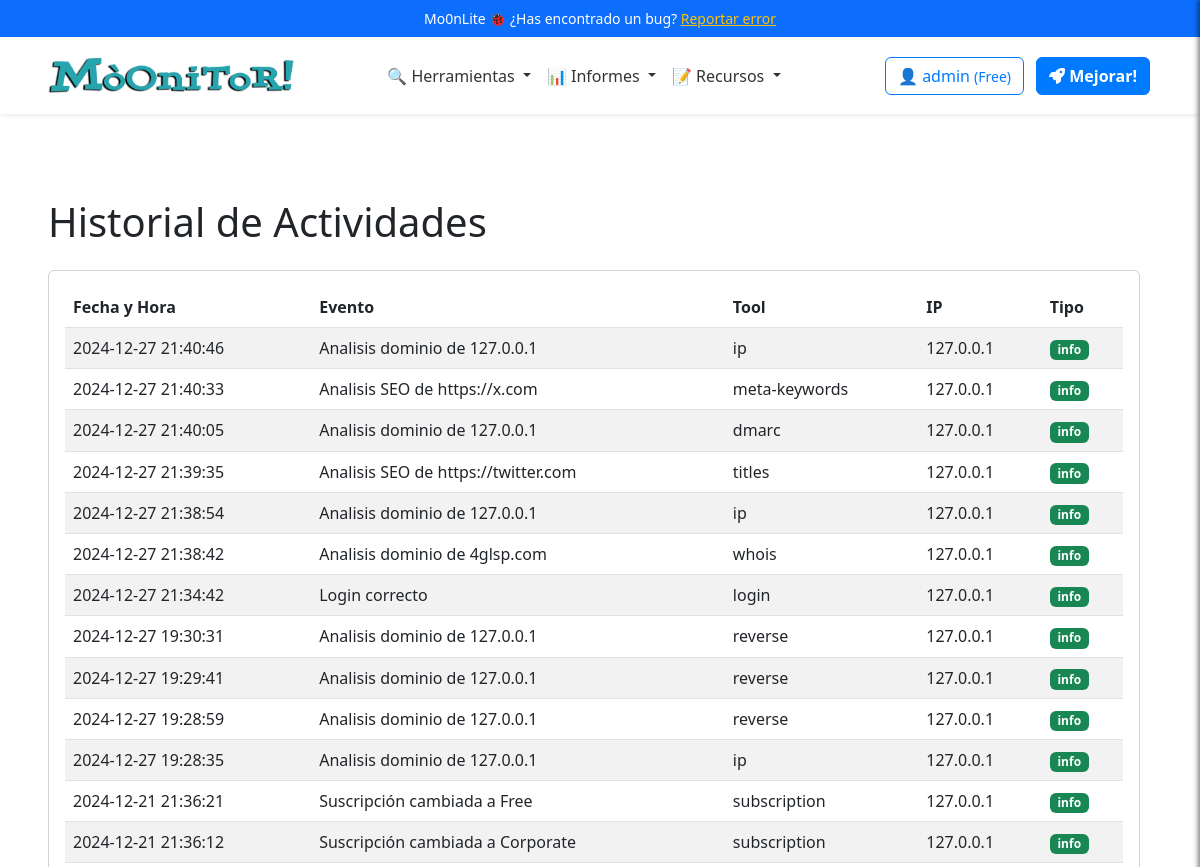
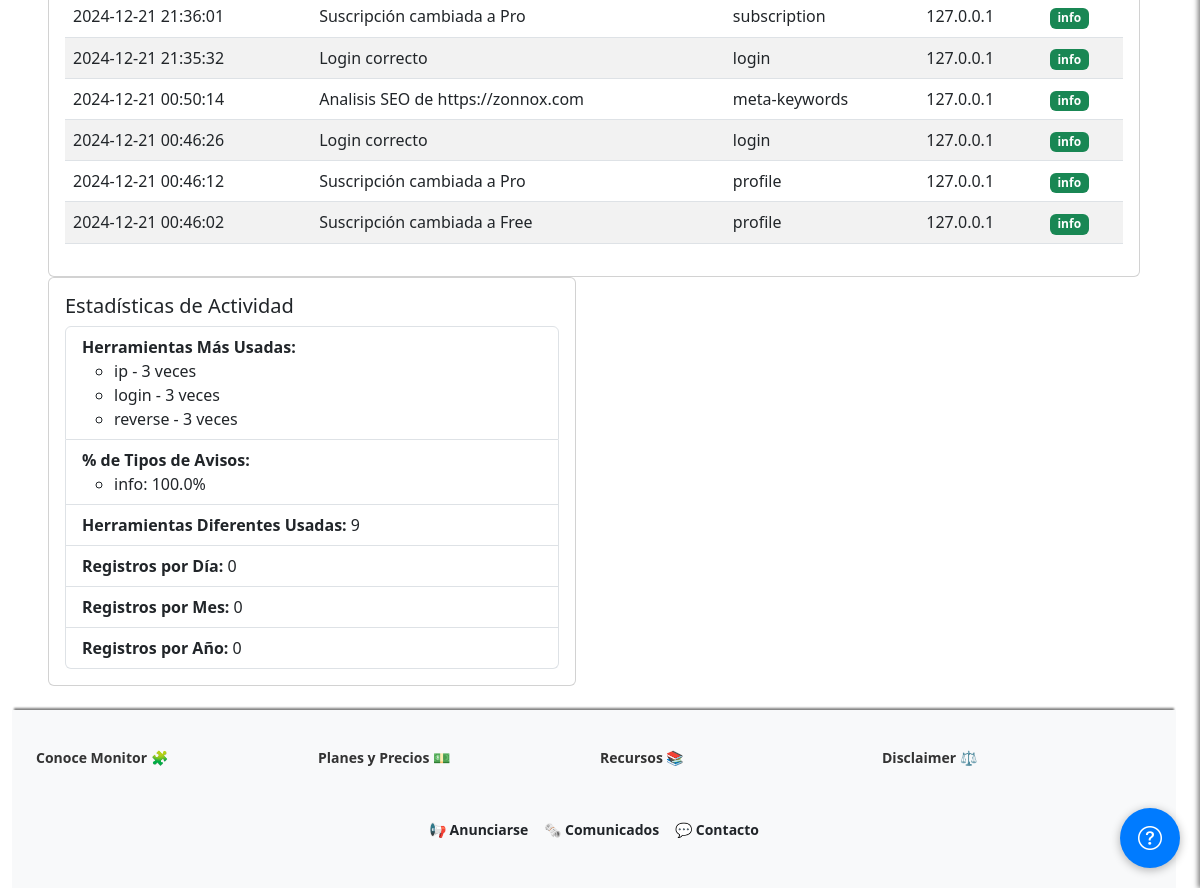
Page /profile/logs (signed in) on the earlier database version (2 pictures, top to bottom).
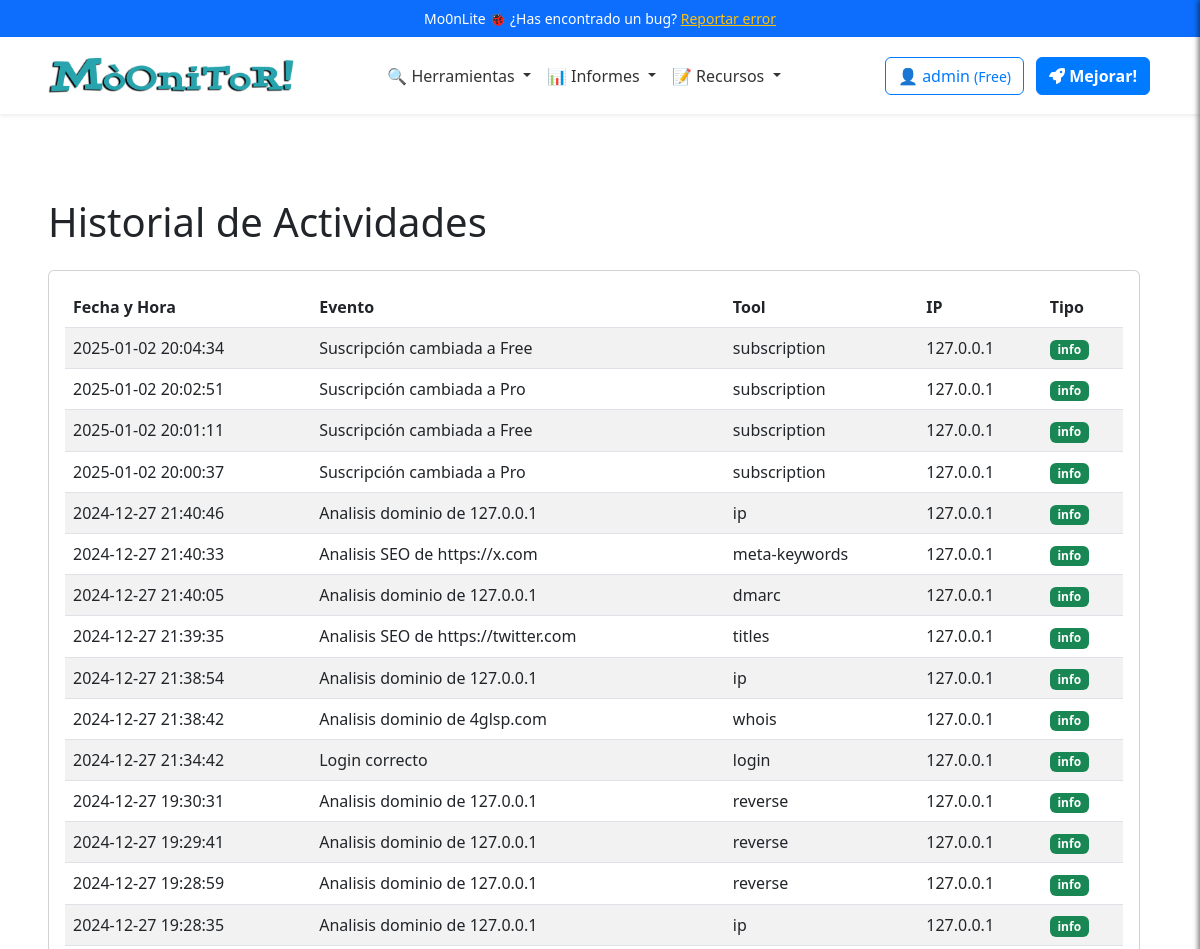
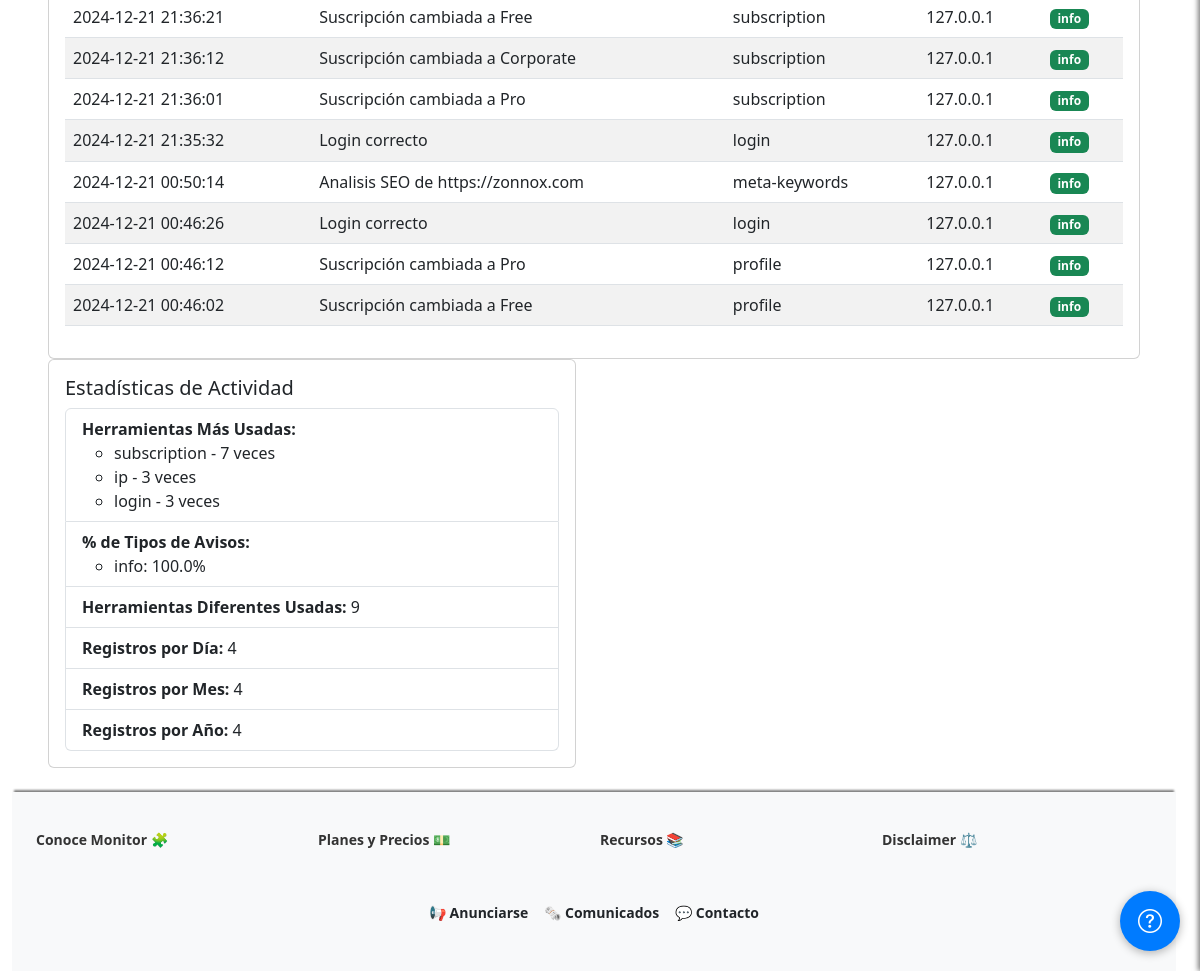
Same page on the later database version (2 pictures, top to bottom).
### app/models/user_model.py (models this page shows, shortened)
class Users(UserMixin, db.Model):
    __tablename__ = 'Users'
    id = db.Column(db.Integer, primary_key=True)
    username = db.Column(db.String(80), unique=True, nullable=False)
    email = db.Column(db.String(120), unique=True, nullable=False)
    password_hash = db.Column(db.String(255), nullable=False)
    token = db.Column(db.String(255), index=True, unique=True)
    active = db.Column(db.Boolean, default=False)
    registered_on = db.Column(db.DateTime, nullable=False, default=datetime.datetime.utcnow)
    config = db.Column(JSONType)
    role = db.Column(db.String(20), nullable=False, default='usuario')
    subscription_plan = db.Column(Enum('Free', 'Pro', 'Corporate', name='subscription_plans'), default='Free')
    subscription_currency = db.Column(db.String(3), default='USD')  # ISO currency codes (e.g., USD, EUR)
    subscription_expiration = db.Column(db.DateTime, nullable=True)
    subscription_frequency = db.Column(Enum('Monthly', 'Annually', name='subscription_frequency'), default='Monthly')
    primary_payment = db.Column(JSONType, nullable=True)  # IBAN, SWIFT, etc.
    secondary_payment = db.Column(JSONType, nullable=True)
    transactions = db.relationship('Transaction', backref='user', lazy=True)

class UserLog(db.Model):
    __tablename__ = 'UserLogs'
    id = db.Column(db.Integer, primary_key=True)
    user_id = db.Column(db.Integer, db.ForeignKey('Users.id'), nullable=False)
    username = db.Column(db.String(80), nullable=False)
    event = db.Column(db.String(255), nullable=False)  # Description of the event
    tool = db.Column(db.String(255), nullable=False)  # Tool used
    timestamp = db.Column(db.DateTime, nullable=False, default=datetime.datetime.utcnow)
    ip_address = db.Column(db.String(45), nullable=False)  # Supports IPv4/IPv6
    log_type = db.Column(Enum('info', 'warn', 'err', name='log_types'), nullable=False)

### app/views/user_views.py (the view)
@app.route('/profile/logs')
@login_required
def view_logs():
    breadcrumbs = [{'url': '/profile', 'text': 'Perfil'}, {'url': '/profile/logs', 'text': 'Historial de Actividades'}]
    logs = UserLog.query.filter_by(user_id=current_user.id).order_by(UserLog.timestamp.desc()).all()
    stats = calculate_log_statistics(logs)
    return render_template('user/view_logs.html', logs=logs, stats=stats, breadcrumbs=breadcrumbs)

### app/__init__.py (called while the page is built)
@app.context_processor
def inject_sidebar_info():
    return dict(is_admin=current_user.is_authenticated and current_user.role == 'admin')

@app.context_processor
def inject_breadcrumb():
    breadcrumbs = [
        {'url': '/', 'text': 'Inicio'},
        {'url': '/profile', 'text': 'Opcion 1'},
        {'url': '/profile/edit', 'text': 'Sub opcion 1'}
    ]
    return {'breadcrumbs': breadcrumbs}

@app.context_processor
def inject_grouped_tools():
    grouped_tools = {}
    for category, tools_in_category in groupby(sorted(tools, key=itemgetter('category')), key=itemgetter('category')):
        subcategories = {}
        for subcategory, tools_in_subcategory in groupby(sorted(tools_in_category, key=itemgetter('subcategory')), key=itemgetter('subcategory')):
            subcategories[subcategory] = list(tools_in_subcategory)
        grouped_tools[category] = subcategories
    return dict(grouped_tools=grouped_tools)

@login_manager.user_loader
def load_user(user_id):
    return Users.query.get(int(user_id))

### app/templates/user/view_logs.html (shortened to what this page needs)
{% extends 'base.html' %}
{% block content %}
<div class="container">
  <h1 class="my-4">Historial de Actividades</h1>
  <div class="card">
    <div class="card-body">
      {% if logs %}
      <table id="logsTable" class="table table-striped">
        <thead>
          <tr>
            <th>Fecha y Hora</th>
            <th>Evento</th>
            <th>Tool</th>
            <th>IP</th>
            <th>Tipo</th>
          </tr>
        </thead>
        <tbody>
          {% for log in logs %}
          <tr>
            <td>{{ log.timestamp.strftime('%Y-%m-%d %H:%M:%S') }}</td>
            <td>{{ log.event }}</td>
            <td>{{ log.tool }}</td>
            <td>{{ log.ip_address }}</td>
            <td>
              <span class="badge {% if log.log_type == 'info' %}bg-success{% elif log.log_type == 'warn' %}bg-warning{% else %}bg-danger{% endif %}">
                {{ log.log_type }}
              </span>
            </td>
          </tr>
          {% endfor %}
        </tbody>
      </table>
      {% else %}
      <p>No hay registros de actividad disponibles.</p>
      {% endif %}
    </div>
  </div>
    <div class="row mb-4">
        <div class="col-md-6">
          <div class="card">
            <div class="card-body">
              <h5 class="card-title">Estadísticas de Actividad</h5>
              <ul class="list-group">
                <li class="list-group-item">
                  <strong>Herramientas Más Usadas:</strong>
                  <ul>
                    {% for tool, count in stats['most_used_tools'] %}
                    <li>{{ tool }} - {{ count }} veces</li>
                    {% endfor %}
                  </ul>
                </li>
                <li class="list-group-item">
                  <strong>% de Tipos de Avisos:</strong>
                  <ul>
                    {% for log_type, percentage in stats['log_type_percentages'].items() %}
                    <li>{{ log_type }}: {{ percentage|round(2) }}%</li>
                    {% endfor %}
                  </ul>
                </li>
                <li class="list-group-item">
                  <strong>Herramientas Diferentes Usadas:</strong> {{ stats['unique_tools'] }}
                </li>
                <li class="list-group-item">
                  <strong>Registros por Día:</strong> {{ stats['logs_per_day'] }}
                </li>
                <li class="list-group-item">
                  <strong>Registros por Mes:</strong> {{ stats['logs_per_month'] }}
                </li>
                <li class="list-group-item">
                  <strong>Registros por Año:</strong> {{ stats['logs_per_year'] }}
                </li>
              </ul>
            </div>
          </div>
        </div>
      </div>
</div>
{% endblock %}

### app/templates/base.html (shortened to what this page needs)
<!DOCTYPE html>
<html lang="en">
<head>
    <link href="https://cdn.jsdelivr.net/npm/bootstrap@5.3.0-alpha1/dist/css/bootstrap.min.css" rel="stylesheet">
    <link href="https://cdnjs.cloudflare.com/ajax/libs/font-awesome/6.0.0-beta3/css/all.min.css" rel="stylesheet">
    <link href="https://cdn.jsdelivr.net/npm/simple-datatables@latest/dist/style.css" rel="stylesheet">
    <link rel="stylesheet"
        href="https://cdnjs.cloudflare.com/ajax/libs/bootstrap-icons/1.8.1/font/bootstrap-icons.min.css">
    <link rel="stylesheet" href="{{ url_for('static', filename='css/style.css') }}">
</head>
<body>
    {% include 'inc/header.html' %}
    <div class="container-fluid">
        <div class="row">
            <div class="col" id="main-content">
                <div class="container _mt-5">
                    {% block content %}
                    {% endblock %}
                </div>
                {% include 'inc/footer.html' %}
            </div>
        </div>
    </div>
    {% include 'inc/helpdesk.html' %}
</body>
</html>

### app/templates/inc/header.html (shortened to what this page needs)
<header class="header">
<div class="info-bar text-center py-2 bg-primary text-white">
  Mo0nLite 🐞 ¿Has encontrado un bug? <a href="#" class="text-warning text-decoration-underline">Reportar error</a>
</div>
  <nav class="navbar navbar-expand-lg navbar-light bg-white shadow-sm">
    <div class="container">
      <a class="navbar-brand mx-auto" href="{{ url_for('index') }}">
        <img src="{{ url_for('static', filename='logo.png') }}" alt="Logo" height="50"
          class="d-inline-block align-text-top">
      </a>
      <div class="collapse navbar-collapse justify-content-center" id="navbarNav">
        <ul class="navbar-nav align-items-center">
          <li class="nav-item dropdown">
            <a class="nav-link dropdown-toggle" href="#" id="domainDnsDropdown" role="button" data-bs-toggle="dropdown"
              aria-expanded="false">
              🔍 Herramientas
            </a>
          </li>
          <li class="nav-item dropdown">
            <a class="nav-link dropdown-toggle" href="#" id="domainDnsDropdown" role="button" data-bs-toggle="dropdown"
              aria-expanded="false">
              📊 Informes
            </a>
          </li>
          <li class="nav-item dropdown">
            <a class="nav-link dropdown-toggle" href="#" id="domainDnsDropdown" role="button" data-bs-toggle="dropdown"
              aria-expanded="false">
              📝 Recursos
            </a>
          </li>
        </ul>
      </div>
      <div class="d-flex align-items-center ms-3">
        {% if current_user.is_authenticated %}
        <a href="/dashboard" class="btn btn-outline-primary me-2"><span class="item-responsive">👤 {{
            current_user.username
            }} <small>({{ current_user.subscription_plan }})</small></a>
            {% if current_user.subscription_plan == "Free" %}
            <a class="btn btn-primary me-2 ms-1 text-decoration-none fw-semibold" href="{{ url_for('edit_subscription') }}"><i class="fa-solid fa-rocket"></i>
              Mejorar!</a>
            {% endif %}
        {% else %}
        <a class="btn btn-outline-primary me-2 ms-1" href="{{ url_for('login') }}"><i class="fa-solid fa-key"></i>
          Entrar</a>
        <a class="btn btn-primary me-2 ms-1" href="{{ url_for('register') }}"><i class="fa-solid fa-crown"></i>
          Empezar gratis</a></li>
        {%endif%}
      </div>
    </div>
  </nav>
</header>

### app/templates/inc/footer.html
<footer>
  <div class="container">
    <div class="row">
      <div class="col-md-3 footer-column">
        <h6 class="dropdown-header">Conoce Monitor 🧩</h6>
      </div>
      <div class="col-md-3 footer-column">
        <h6 class="dropdown-header">Planes y Precios 💵</h6>
      </div>
      <div class="col-md-3 footer-column">
        <h6 class="dropdown-header">Recursos 📚</h6>
      </div>
      <div class="col-md-3 footer-column">
        <h6 class="dropdown-header">Disclaimer ⚖️</h6>
      </div>
    </div>
  </div>
  <div class="top-bar d-flex justify-content-center align-items-center py-2 bg-light">
    <div class="d-flex flex-wrap gap-3">
      <a href="#" class="text-dark text-decoration-none fw-semibold">📢 Anunciarse</a>
      <a href="#" id="showSidebar" class="text-dark text-decoration-none fw-semibold">🗞️ Comunicados</a>
      <a href="#" class="text-dark text-decoration-none fw-semibold">💬 Contacto</a>
    </div>
  </div>
</footer>

### app/templates/inc/helpdesk.html (shortened to what this page needs)
 <div class="help-bubble" id="helpBubble">
    <i class="bi bi-question-circle"></i>
  </div>

### app/static/css/style.css (style rules this page uses)
:root { --primary-color: #007bff; --secondary-color: #6c757d; --background-color: #f8f9fa; --text-color: #212529; --info-color: #7c71c5; --navbar-background: white; --navbar-shadow: 0 4px 2px -2px rgba(0, 0, 0, 0.1); --navbar-link: #333; --white: #fff; --featured-column: #f9f9f9; --menu-header: #000; --menu-separator: #ccc; }
body { display: flex; flex-direction: column; min-height: 100vh; background-image: url('https://ciberpunk.es/wp-content/uploads/2020/12/finance4-section-bg2.png'); background-repeat: repeat-y; background-blend-mode: normal; }
.container-fluid { flex: 1; }
.info-bar, .top-bar { font-size: 14px; padding: 5px 0; }
.top-bar a { color: var(--text-color) !important; text-decoration: none; }
.info-bar { background-color: var(--secondary-color); color: var(--white); }
.navbar { background-color: var(--navbar-background); box-shadow: var(--navbar-shadow); }
.navbar-nav .nav-link { color: var(--navbar-link); }
.btn-primary { background-color: var(--primary-color); border-color: var(--primary-color); }
.btn-outline-primary { border-color: var(--primary-color); color: var(--primary-color); }
footer { background-color: #f8f9fa; padding: 40px 0; color: #333; box-shadow: 0 -4px 2px -2px gray; }
footer .footer-column { margin-bottom: 30px; }
footer .footer-column h6 { font-weight: bold; margin-bottom: 15px; }
.help-bubble { position: fixed; bottom: 20px; right: 20px; width: 60px; height: 60px; background-color: var(--primary-color) !important; border-radius: 50%; box-shadow: 0 2px 10px rgba(0, 0, 0, 0.3); z-index: 1050; display: flex; align-items: center; justify-content: center; cursor: pointer; }
.help-bubble i { font-size: 1.5rem; color: white; }
#main-content { margin-top: 60px; }
.row { margin-right: 0 !important; }

Differences in the rows shown:
no longer on one of the page's lists (row unchanged): UserLog: tool "reverse"
added UserLog: timestamp "2025-01-02 20:04:34", event "Suscripción cambiada a Free", tool "subscription", ip_address "127.0.0.1", log_type "info", count "7"
added UserLog: timestamp "2025-01-02 20:02:51", event "Suscripción cambiada a Pro", tool "subscription", ip_address "127.0.0.1", log_type "info", shown under "Historial de Actividades"
added UserLog: timestamp "2025-01-02 20:01:11", event "Suscripción cambiada a Free", tool "subscription", ip_address "127.0.0.1", log_type "info", shown under "Historial de Actividades"
added UserLog: timestamp "2025-01-02 20:00:37", event "Suscripción cambiada a Pro", tool "subscription", ip_address "127.0.0.1", log_type "info", shown under "Historial de Actividades"
Other differences:
{{ stats['logs_per_day'] }}: "0" → "4"
{{ stats['logs_per_month'] }}: "0" → "4"
{{ stats['logs_per_year'] }}: "0" → "4"
